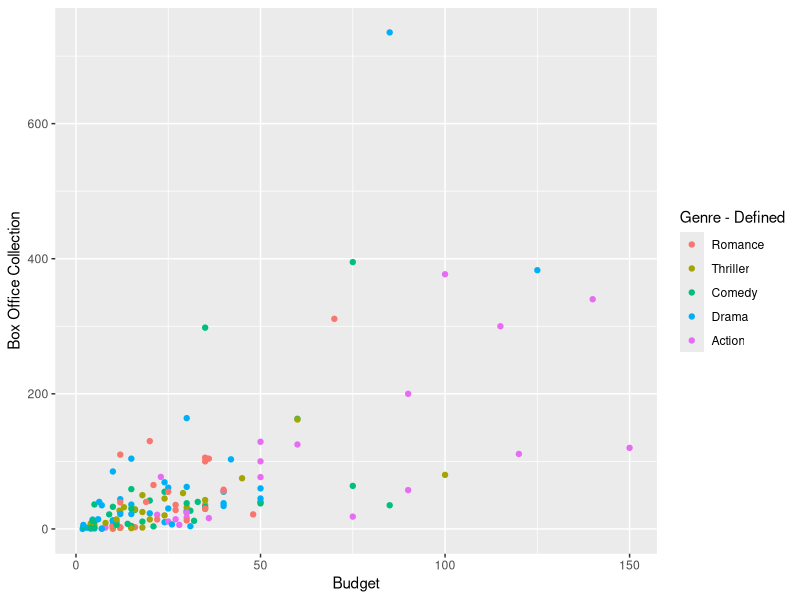
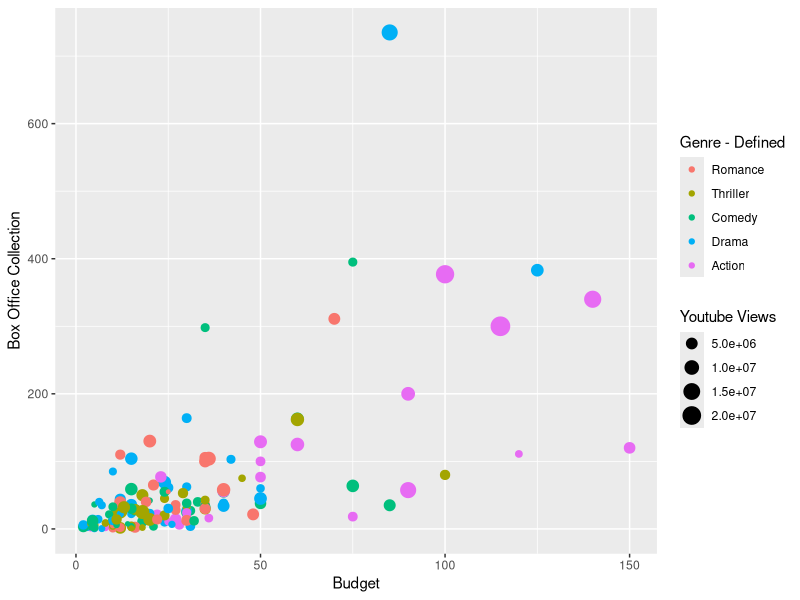
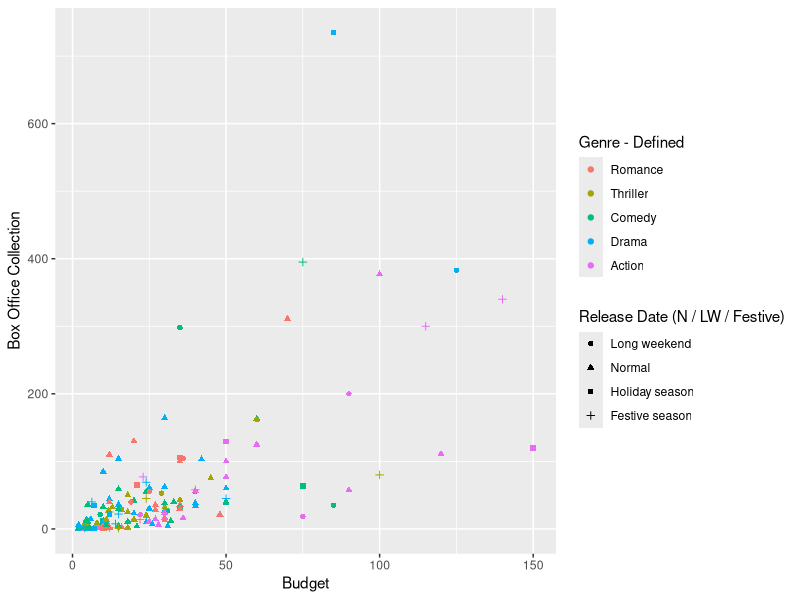
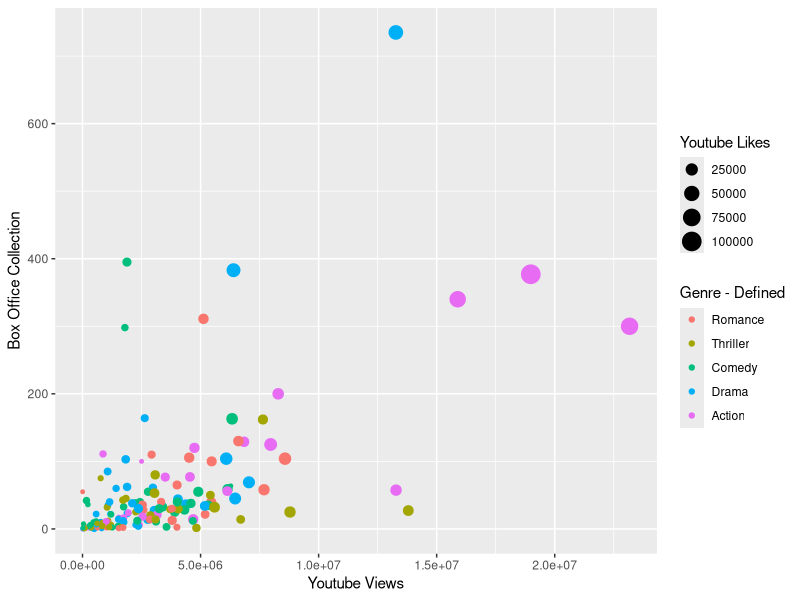
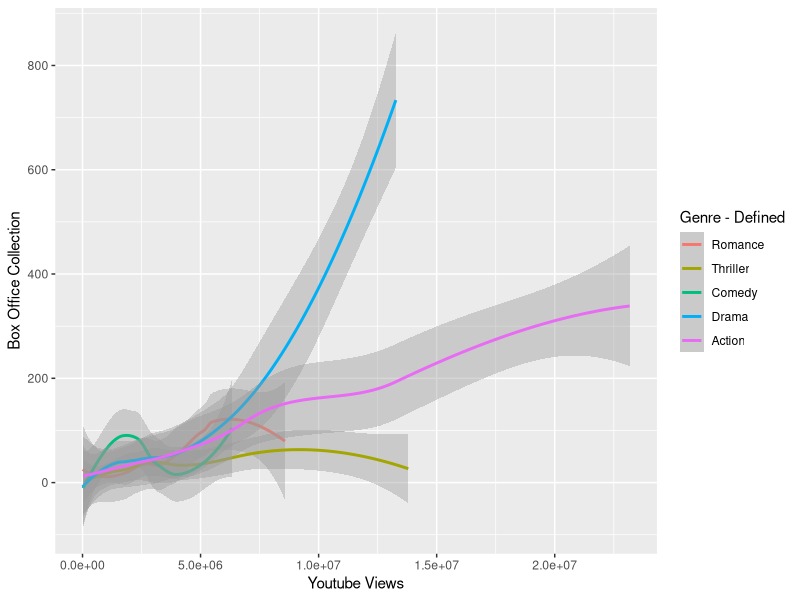
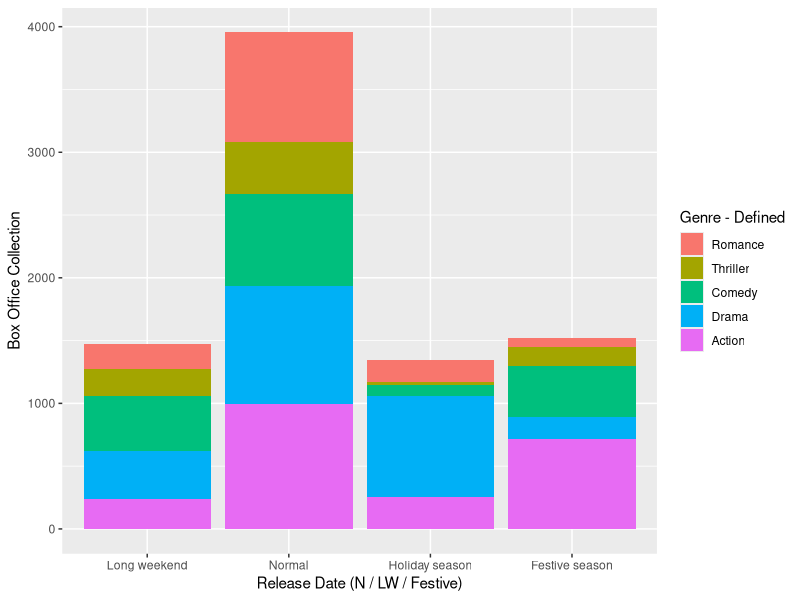
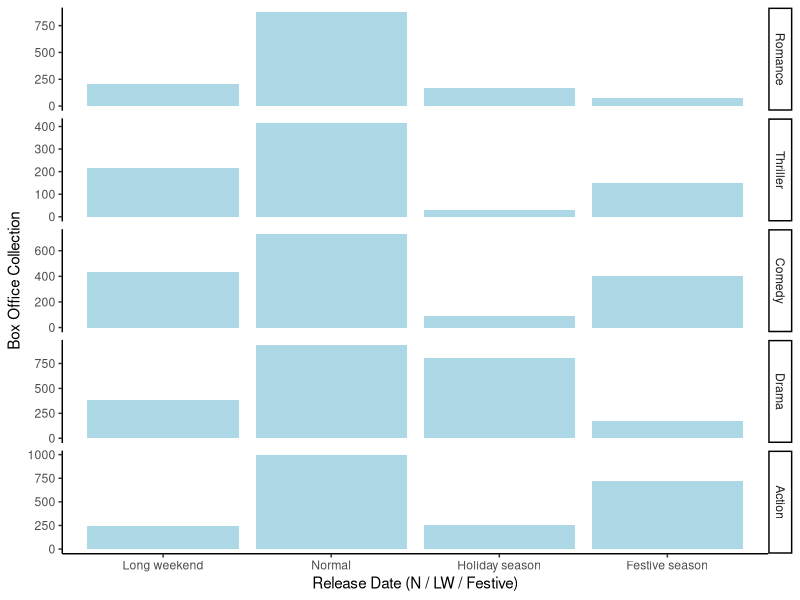
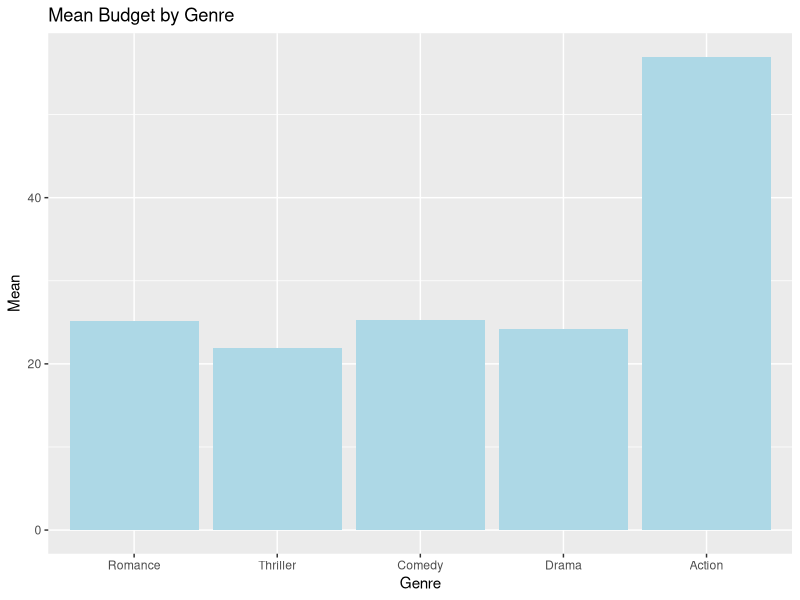

Recreate these plots in R, in order.
## ---- chunk 1
knitr::opts_chunk$set(echo = FALSE)
## ---- chunk 2
getwd()
setwd("C:/Users/souvi/Documents/R/Insight/Bollywood data")
library(readxl)
excel_sheets("Bollywood Data.xlsx")
data <- read_xlsx("Bollywood Data.xlsx", sheet = "Bollywood Data")

head(data)
str(data)
summary(data)

#------------------ Variable Conversion -----------------------------

data$`Release Date` <-  as.Date(data$`Release Date`)
unique(data$`Release Date (N / LW / Festive)`)
data$`Release Date (N / LW / Festive)` <- factor(data$`Release Date (N / LW / Festive)`, levels = c("LW","N","HS","FS"), labels = c("Long weekend", "Normal", "Holiday season", "Festive season") )
unique(data$`Genre - Defined`)
data$`Genre - Defined` <- factor(data$`Genre - Defined`, levels = c("Romance" ,"Thriller","Comedy","Drama","Action"))

#------------------ Missing values -----------------------------

sapply(data, function(x)sum(is.na(x)))
which(is.na(data$`S No`))
which(is.na(data$`Release Date`))
which(is.na(data$`Movie Name`))
which(is.na(data$`Release Date (N / LW / Festive)`))
which(is.na(data$`Genre - Defined`))
which(is.na(data$Budget))
which(is.na(data$`Youtube Views`))
which(is.na(data$`Youtube Likes`))
which(is.na(data$`Youtube Dislikes`))
# all missing values are in same row, so removing that row ---

nrow(data)
data <- data[-150,]
nrow(data)

sum(is.na(data))
# No missing values ---------------------
library(dplyr)
names(data)
cvp <- data%>% select(Budget,`Box Office Collection`,`Youtube Views`,`Youtube Likes`,`Youtube Dislikes`)
cvp<-data.frame(cvp)
cvp
m <- cor(cvp)
m


## ---- chunk 3
library(ggplot2)

p1 <- ggplot(data, aes(x=Budget, y=`Box Office Collection`))

p1 + geom_point(aes(color=`Genre - Defined`))
p1 + geom_point(aes(color=`Genre - Defined`, size = `Youtube Views`))
p1 + geom_point(aes(color=`Genre - Defined`, shape = `Release Date (N / LW / Festive)`))


p2 <- ggplot(data, aes(x=`Youtube Views`, y=`Box Office Collection`))

p2 +  geom_point(aes(color=`Genre - Defined`,size=`Youtube Likes`))
p2 +  geom_smooth(aes(color=`Genre - Defined`,size=`Youtube Likes`))

p3 <- ggplot(data, aes(x=`Release Date (N / LW / Festive)`,y=`Box Office Collection`))

p3 +  geom_bar(stat = "identity", aes(fill=`Genre - Defined`))
p3 +  geom_bar(stat = "identity", fill = "light blue")+
  facet_grid(`Genre - Defined`~.,scales = "free")+ theme_classic()


# Mean Budget by Genre
p4 <- data %>% group_by(Genre = `Genre - Defined`)%>%
  summarize(Mean = mean(Budget)) %>% arrange(desc(Mean))

ggplot(p4,aes(x=Genre,y=Mean)) + geom_bar(stat = "identity", fill = "light blue")+
  ggtitle("Mean Budget by Genre")

# Mean box office collection by Genre
p5 <- data %>% group_by(Genre = `Genre - Defined`)%>%
  summarize(Mean = mean(`Box Office Collection`)) %>% arrange(desc(Mean))

ggplot(p5,aes(x=Genre,y=Mean)) + geom_bar(stat = "identity", fill = "light blue")+
  ggtitle("Mean box office collection by Genre")

# Mean Budget vs mean box office collection by Genre
p6 <- data %>% group_by(Genre = `Genre - Defined`)%>%
  summarize(Mean_Budget = mean(Budget),Mean_Collection = mean(`Box Office Collection`))
ggplot(p6,aes(x=Mean_Budget,y=Mean_Collection,size=Genre,color=Genre))+
  geom_point()+
  ggtitle("Mean Budget vs mean box office collection by Genre")

# Mean Youtube views by Genre
p7 <- data %>% group_by(Genre = `Genre - Defined`)%>%
  summarize(Mean = mean(`Youtube Views`)) %>% arrange(desc(Mean))

ggplot(p7,aes(x=Genre,y=Mean)) + geom_bar(stat = "identity", fill = "light blue")+
  ggtitle("Mean Youtube views by Genre")

# Youtube Likes/Views proportion by genre

p8 <- data %>% mutate(Like_View = `Youtube Likes`/`Youtube Views`) %>% group_by(Genre = `Genre - Defined`)%>%
  summarize(Like_View_Ratio = mean(Like_View))

ggplot(p8,aes(x=Genre,y=Like_View_Ratio)) + geom_bar(stat = "identity", fill = "light blue")+
  ggtitle("Youtube Likes/Views proportion by genre")


